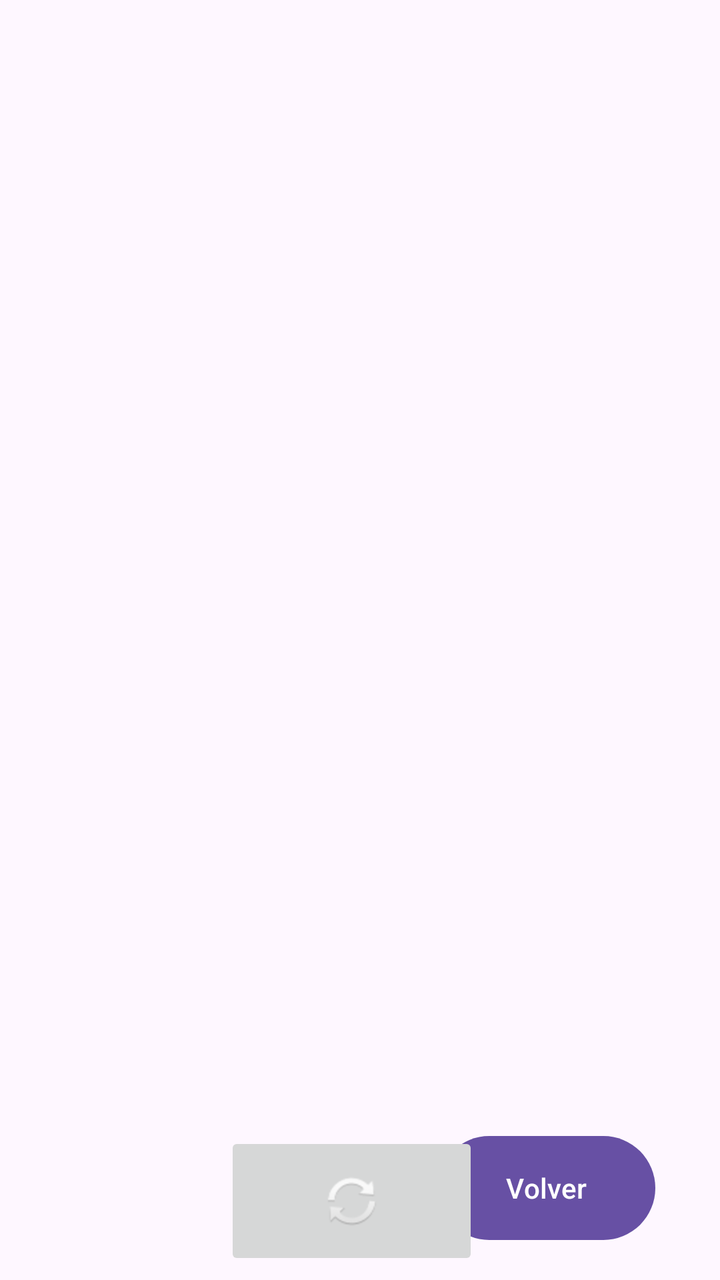
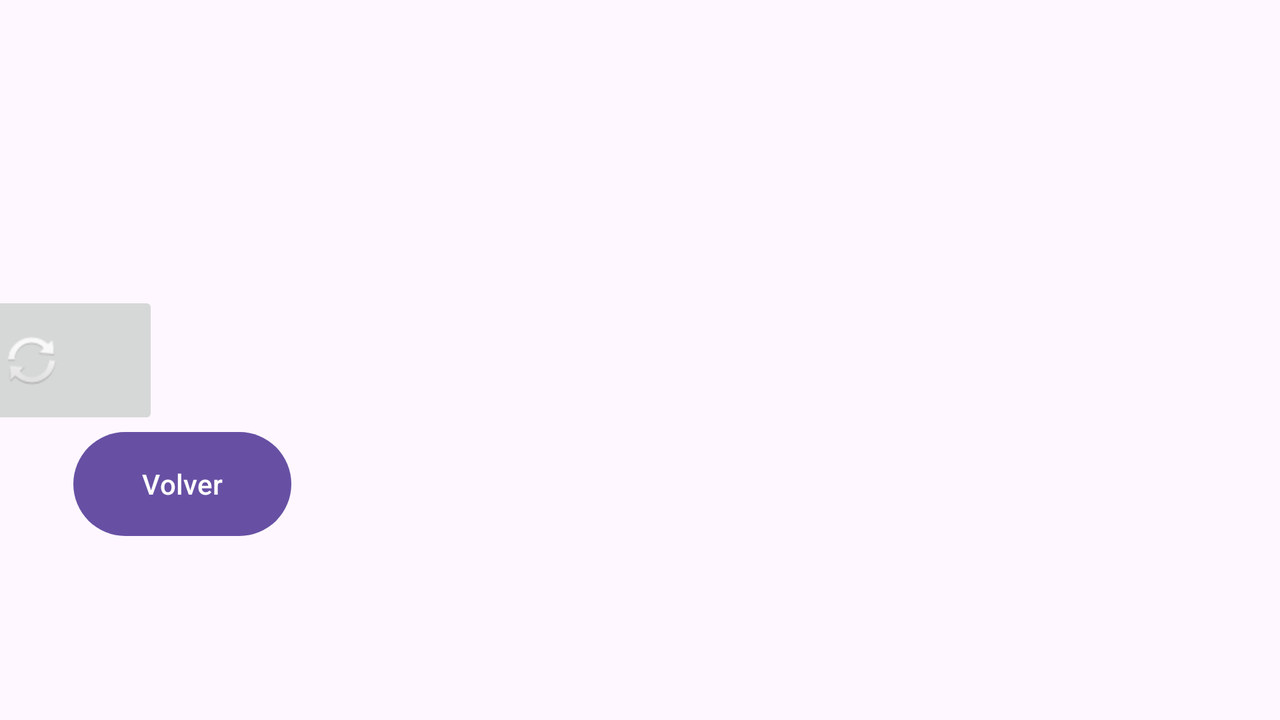

Two renders of one Android screen. The first uses the default layout on a phone; the second uses the alternative layout the repository ships for a different screen configuration, on a matching device. The two XML files are below.
<!-- AndroidManifest.xml: application theme Theme.ONEPIECE -->
<!-- res/layout/fragment_fragmento_random.xml -->
<?xml version="1.0" encoding="utf-8"?>
<androidx.constraintlayout.widget.ConstraintLayout xmlns:android="http://schemas.android.com/apk/res/android"
    xmlns:app="http://schemas.android.com/apk/res-auto"
    xmlns:tools="http://schemas.android.com/tools"
    android:layout_width="match_parent"
    android:layout_height="match_parent">

    <ImageView
        android:id="@+id/imgInfo"
        android:layout_width="314dp"
        android:layout_height="282dp"
        android:layout_marginTop="64dp"
        app:layout_constraintEnd_toEndOf="parent"
        app:layout_constraintStart_toStartOf="parent"
        app:layout_constraintTop_toBottomOf="@+id/nombreTextView"
        tools:srcCompat="@tools:sample/avatars" />

    <TextView
        android:id="@+id/nombreTextView"
        android:layout_width="313dp"
        android:layout_height="120dp"
        android:layout_marginTop="32dp"
        android:textSize="45dp"
        app:layout_constraintEnd_toEndOf="parent"
        app:layout_constraintHorizontal_bias="0.745"
        app:layout_constraintStart_toStartOf="parent"
        app:layout_constraintTop_toTopOf="parent" />

    <Button
        android:id="@+id/buttonBackRandom"
        android:layout_width="109dp"
        android:layout_height="60dp"
        android:layout_marginBottom="16dp"
        android:text="Volver"
        app:layout_constraintBottom_toBottomOf="parent"
        app:layout_constraintEnd_toEndOf="parent"
        app:layout_constraintHorizontal_bias="0.871"
        app:layout_constraintStart_toStartOf="parent" />

    <ImageButton
        android:id="@+id/buttonRandom"
        android:layout_width="127dp"
        android:layout_height="69dp"
        android:layout_marginTop="68dp"
        android:src="@android:drawable/ic_popup_sync"
        app:layout_constraintEnd_toEndOf="parent"
        app:layout_constraintHorizontal_bias="0.482"
        app:layout_constraintStart_toStartOf="parent"
        app:layout_constraintTop_toBottomOf="@+id/imgInfo" />

</androidx.constraintlayout.widget.ConstraintLayout>
<!-- resources referenced by this layout -->
<resources>
  <style name="Theme.ONEPIECE" parent="Base.Theme.ONEPIECE" />
  <style name="Base.Theme.ONEPIECE" parent="Theme.Material3.DayNight.NoActionBar">
          
          
      </style>
</resources>
<!-- res/layout-land/fragment_fragmento_random.xml (the repository's variant of the layout above) -->
<!-- drawn on the phone turned sideways -->
<?xml version="1.0" encoding="utf-8"?>
<androidx.constraintlayout.widget.ConstraintLayout xmlns:android="http://schemas.android.com/apk/res/android"
    xmlns:app="http://schemas.android.com/apk/res-auto"
    xmlns:tools="http://schemas.android.com/tools"
    android:layout_width="match_parent"
    android:layout_height="match_parent">

    <ImageView
        android:id="@+id/imgInfo"
        android:layout_width="377dp"
        android:layout_height="224dp"
        app:layout_constraintEnd_toEndOf="parent"
        app:layout_constraintTop_toTopOf="parent"
        tools:srcCompat="@tools:sample/avatars" />

    <TextView
        android:id="@+id/nombreTextView"
        android:layout_width="317dp"
        android:layout_height="64dp"
        android:layout_marginTop="16dp"
        android:textSize="45dp"
        app:layout_constraintEnd_toEndOf="parent"
        app:layout_constraintHorizontal_bias="0.032"
        app:layout_constraintStart_toStartOf="parent"
        app:layout_constraintTop_toTopOf="parent" />

    <Button
        android:id="@+id/buttonBackRandom"
        android:layout_width="109dp"
        android:layout_height="60dp"
        android:layout_marginBottom="88dp"
        android:text="Volver"
        app:layout_constraintBottom_toBottomOf="parent"
        app:layout_constraintEnd_toEndOf="parent"
        app:layout_constraintHorizontal_bias="0.069"
        app:layout_constraintStart_toStartOf="parent" />

    <ImageButton
        android:id="@+id/buttonRandom"
        android:layout_width="127dp"
        android:layout_height="69dp"
        android:layout_marginEnd="184dp"
        android:src="@android:drawable/ic_popup_sync"
        app:layout_constraintBottom_toBottomOf="parent"
        app:layout_constraintEnd_toStartOf="@+id/imgInfo"
        app:layout_constraintTop_toTopOf="parent" />

</androidx.constraintlayout.widget.ConstraintLayout>
